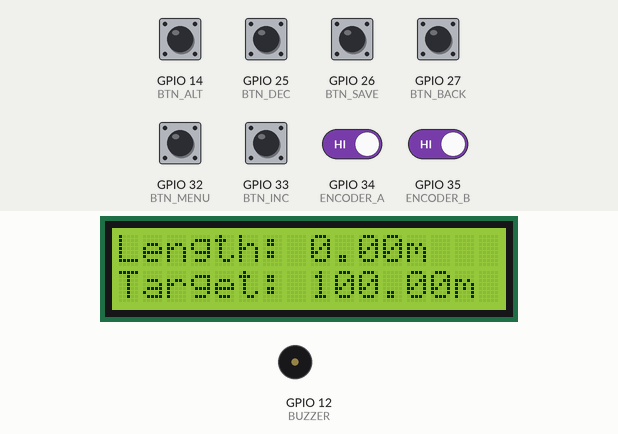
Recording of a sketch running on a simulated ESP32. On the bench: 16×2 character LCD, buzzer (waves = sounding, pin HIGH). The test bench sets the inputs (shaded band); at power-on: GPIO 14 (BTN_ALT), GPIO 25 (BTN_DEC), GPIO 26 (BTN_SAVE), GPIO 27 (BTN_BACK), GPIO 32 (BTN_MENU), GPIO 33 (BTN_INC), GPIO 34 (ENCODER_A), GPIO 35 (ENCODER_B) HIGH. EEPROM starts erased.

Above: at 1.2 s.
1.3 s: GPIO 27 (BTN_BACK) pulled LOW for 0.15 s
At 2.5 s:
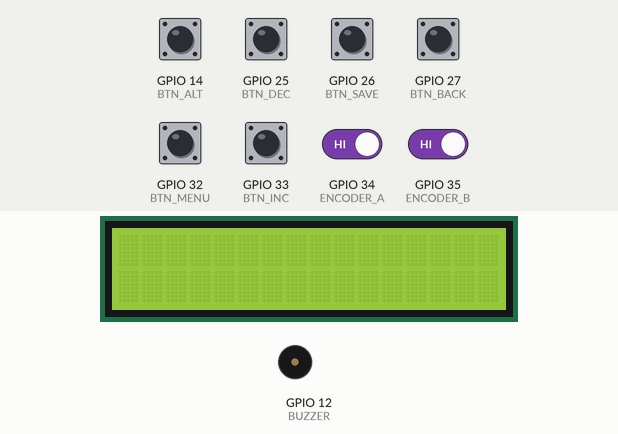
2.9 s: GPIO 26 (BTN_SAVE) pulled LOW for 0.15 s
At 3.7 s:
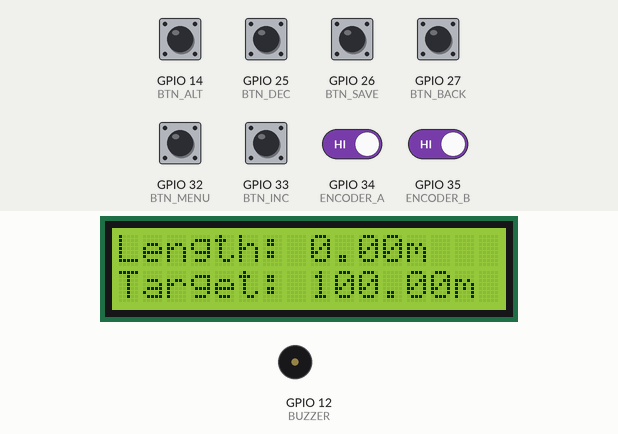
4.5 s: GPIO 32 (BTN_MENU) pulled LOW for 0.15 s
At 5.0 s:
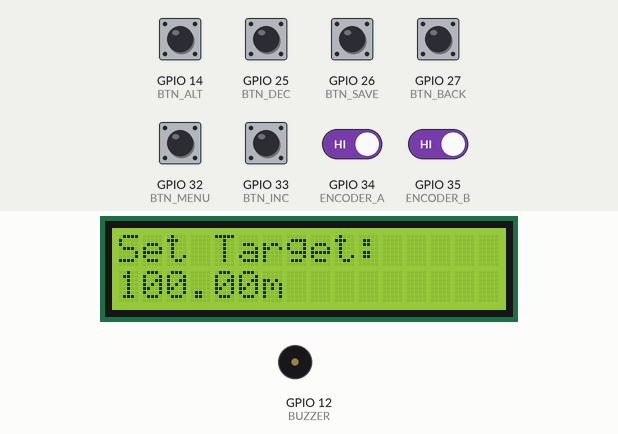
6.1 s: GPIO 25 (BTN_DEC) pulled LOW for 0.15 s
At 6.9 s:
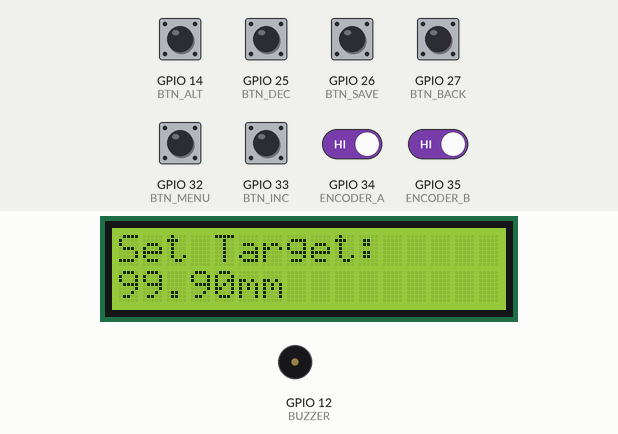
7.7 s: GPIO 32 (BTN_MENU) pulled LOW for 1 s
At 8.1 s:
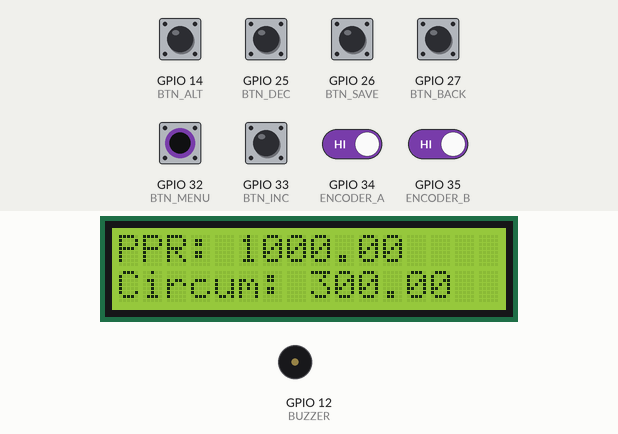
10.2 s: GPIO 14 (BTN_ALT) pulled LOW for 0.15 s
At 11.4 s:
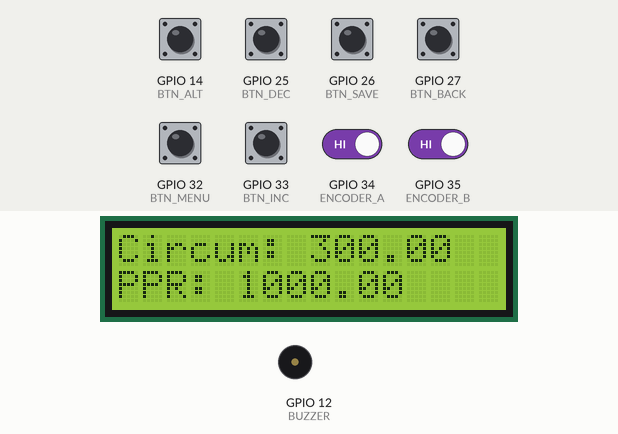
Timing chart, 0 to 12.8 s (numbered marks = the images above; inputs shaded):
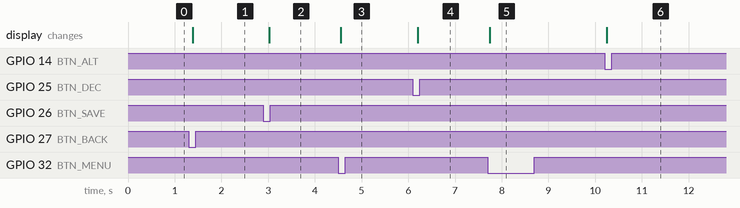

Measured:
- after the input at 1.3 s, the display: changes after 0.09 s (image 1)
- after the input at 2.9 s, the display: changes after 0.12 s (image 2)
- after the input at 4.5 s, the display: changes after 0.06 s (image 3)
- after the input at 6.1 s, the display: changes after 0.11 s (image 4)
- after the input at 7.7 s, the display: changes at once (image 5)
- after the input at 10.2 s, the display: changes after 0.05 s (image 6)

The sketch:

pipe_length.ino
```cpp
#include <Wire.h>
#include "LiquidCrystal_I2C.h"
#include <EEPROM.h>

// LCD Configuration
LiquidCrystal_I2C lcd(0x27, 16, 2);

// EEPROM Memory Addresses
#define EEPROM_PPR_ADDR 0
#define EEPROM_CIRC_ADDR 4
#define EEPROM_TARGET_ADDR 8

// Encoder Pins
#define ENCODER_A 34
#define ENCODER_B 35

// Button Pins
#define BTN_MENU 32
#define BTN_INC 33
#define BTN_DEC 25
#define BTN_SAVE 26
#define BTN_BACK 27
#define BTN_ALT 14

// Buzzer Pin
#define BUZZER 12

// Encoder Variables
volatile long encoderCount = 0;
float pulsesPerRev;
float wheelCircumference;
float targetDistance;
bool targetReached = false;
float lastDisplayedDistance = -1;  // Stores last displayed distance

// Menu States
enum MenuState { MAIN,
                 SET_TARGET,
                 CONFIG_ENCODER,
                 CALIBRATE,
                 SAVE_SUCCESS };
volatile MenuState menuState = MAIN;
volatile MenuState previousMenuState = MAIN;  // Stores the previous menu state
volatile bool menuChanged = true;             // Flag for menu changes

// Configuration Options
enum ConfigOption { CONFIG_PPR,
                    CONFIG_CIRC };
volatile ConfigOption configOption = CONFIG_PPR;  // Tracks which config option is being edited

// Calibration Variables
enum CalibrationStep { CALIBRATE_PPR,
                       CALIBRATE_CIRC };
volatile CalibrationStep calibrationStep = CALIBRATE_PPR;
volatile long calibrationStartCount = 0;   // Encoder count at the start of calibration
volatile float calibrationDistance = 1.0;  // Known distance for circumference calibration (in meters)

// Save Success Message Timer
unsigned long saveMessageStartTime = 0;
const unsigned long saveMessageDuration = 2000;  // Display message for 2 seconds

// Function prototypes
void IRAM_ATTR readEncoder();
void IRAM_ATTR handleMenuButton();
void IRAM_ATTR handleIncButton();
void IRAM_ATTR handleDecButton();
void IRAM_ATTR handleSaveButton();
void IRAM_ATTR handleBackButton();
void IRAM_ATTR handleAltButton();

void setup() {
  Serial.begin(115200);
  lcd.init();
  lcd.backlight();

  EEPROM.begin(12);

  // Load stored values from EEPROM
  EEPROM.get(EEPROM_PPR_ADDR, pulsesPerRev);
  EEPROM.get(EEPROM_CIRC_ADDR, wheelCircumference);
  EEPROM.get(EEPROM_TARGET_ADDR, targetDistance);

  if (isnan(pulsesPerRev) || pulsesPerRev < 100) pulsesPerRev = 1000;
  if (isnan(wheelCircumference) || wheelCircumference < 0.01) wheelCircumference = 300;
  if (isnan(targetDistance) || targetDistance < 0.1) targetDistance = 100.0;

  // Encoder Setup
  pinMode(ENCODER_A, INPUT_PULLUP);
  pinMode(ENCODER_B, INPUT_PULLUP);
  attachInterrupt(digitalPinToInterrupt(ENCODER_A), readEncoder, CHANGE);
  attachInterrupt(digitalPinToInterrupt(ENCODER_B), readEncoder, CHANGE);

  // Button Setup with Interrupts
  pinMode(BTN_MENU, INPUT_PULLUP);
  pinMode(BTN_INC, INPUT_PULLUP);
  pinMode(BTN_DEC, INPUT_PULLUP);
  pinMode(BTN_SAVE, INPUT_PULLUP);
  pinMode(BTN_BACK, INPUT_PULLUP);
  pinMode(BTN_ALT, INPUT_PULLUP);

  attachInterrupt(digitalPinToInterrupt(BTN_MENU), handleMenuButton, FALLING);
  attachInterrupt(digitalPinToInterrupt(BTN_INC), handleIncButton, FALLING);
  attachInterrupt(digitalPinToInterrupt(BTN_DEC), handleDecButton, FALLING);
  attachInterrupt(digitalPinToInterrupt(BTN_SAVE), handleSaveButton, FALLING);
  attachInterrupt(digitalPinToInterrupt(BTN_BACK), handleBackButton, FALLING);
  attachInterrupt(digitalPinToInterrupt(BTN_ALT), handleAltButton, FALLING);
  // Buzzer Setup
  pinMode(BUZZER, OUTPUT);
  digitalWrite(BUZZER, LOW);

  // Create Tasks
  xTaskCreatePinnedToCore(encoderTask, "EncoderTask", 1000, NULL, 1, NULL, 0);
  xTaskCreatePinnedToCore(hmiTask, "HMITask", 2000, NULL, 1, NULL, 1);

  updateDisplay();
}

void loop() {
  vTaskDelay(portMAX_DELAY);  // Loop not used since tasks handle everything
}

// Encoder Interrupt Service Routine
void IRAM_ATTR readEncoder() {
  int MSB = digitalRead(ENCODER_A);
  int LSB = digitalRead(ENCODER_B);
  int encoded = (MSB << 1) | LSB;
  static int lastEncoded = 0;
  int sum = (lastEncoded << 2) | encoded;

  if (sum == 0b1101 || sum == 0b0100 || sum == 0b0010 || sum == 0b1011) {
    encoderCount++;  // Clockwise
  }
  if (sum == 0b1110 || sum == 0b0111 || sum == 0b0001 || sum == 0b1000) {
    encoderCount--;  // Counter-clockwise
  }

  lastEncoded = encoded;
}

// Menu Button Interrupt Service Routine
void IRAM_ATTR handleMenuButton() {
  static unsigned long lastInterruptTime = 0;
  unsigned long interruptTime = millis();

  if (interruptTime - lastInterruptTime > 200) {
    // Cycle through menu states
    menuState = (MenuState)((menuState + 1) % 4);
    if (menuState == SAVE_SUCCESS) {
      menuState = (MenuState)((menuState + 1) % 4);
    }
    menuChanged = true;
  }
  lastInterruptTime = interruptTime;
}


void IRAM_ATTR handleAltButton() {
  static unsigned long lastInterruptTime = 0;
  unsigned long interruptTime = millis();

  if (interruptTime - lastInterruptTime > 200) {
    if (menuState == CONFIG_ENCODER) {
      // Cycle through configuration options
      configOption = (ConfigOption)((configOption + 1) % 2);
      menuChanged = true;
    } else if (menuState == CALIBRATE) {
      // Cycle through calibration steps
      calibrationStep = (CalibrationStep)((calibrationStep + 1) % 2);
      menuChanged = true;
    }
  }
  lastInterruptTime = interruptTime;
}

// Increment Button Interrupt Service Routine
void IRAM_ATTR handleIncButton() {
  static unsigned long lastInterruptTime = 0;
  unsigned long interruptTime = millis();

  if (interruptTime - lastInterruptTime > 200) {
    if (menuState == SET_TARGET) {
      targetDistance += 0.1;
    } else if (menuState == CONFIG_ENCODER) {
      if (configOption == CONFIG_PPR) {
        pulsesPerRev += 50;
      } else {
        wheelCircumference += 0.01;
      }
    } else if (menuState == CALIBRATE) {
      if (calibrationStep == CALIBRATE_PPR) {
        // Start PPR calibration
        calibrationStartCount = encoderCount;
      } else if (calibrationStep == CALIBRATE_CIRC) {
        // Start circumference calibration
        calibrationStartCount = encoderCount;
      }
    }
  }
  lastInterruptTime = interruptTime;
}

// Decrement Button Interrupt Service Routine
void IRAM_ATTR handleDecButton() {
  static unsigned long lastInterruptTime = 0;
  unsigned long interruptTime = millis();

  if (interruptTime - lastInterruptTime > 200) {
    if (menuState == SET_TARGET) {
      targetDistance -= 0.1;
      if (targetDistance < 0) targetDistance = 0;
    } else if (menuState == CONFIG_ENCODER) {
      if (configOption == CONFIG_PPR) {
        pulsesPerRev -= 100;
        if (pulsesPerRev < 100) pulsesPerRev = 100;
      } else {
        wheelCircumference -= 0.01;
        if (wheelCircumference < 0.01) wheelCircumference = 0.01;
      }
    } else if (menuState == CALIBRATE) {
      if (calibrationStep == CALIBRATE_PPR) {
        // Reset PPR calibration
        pulsesPerRev = 1000;  // Default value
      } else if (calibrationStep == CALIBRATE_CIRC) {
        // Reset circumference calibration
        wheelCircumference = 0.314;  // Default value
      }
    }
  }
  lastInterruptTime = interruptTime;
}

// Save Button Interrupt Service Routine
void IRAM_ATTR handleSaveButton() {
  static unsigned long lastInterruptTime = 0;
  unsigned long interruptTime = millis();

  if (interruptTime - lastInterruptTime > 200) {
    if (menuState == CALIBRATE) {
      // Calculate pulses per revolution based on the distance traveled
      float distanceTraveled = (encoderCount - calibrationStartCount) * wheelCircumference;
      pulsesPerRev = calibrationDistance / distanceTraveled;
    }
    saveSettings();
    //previousMenuState = menuState; // Store the current state
    menuState = SAVE_SUCCESS;         // Show save success message
    saveMessageStartTime = millis();  // Start the message timer
    menuState = MAIN;
    menuChanged = true;
  }
  lastInterruptTime = interruptTime;
}

// Back Button Interrupt Service Routine
void IRAM_ATTR handleBackButton() {
  static unsigned long lastInterruptTime = 0;
  unsigned long interruptTime = millis();

  if (interruptTime - lastInterruptTime > 200) {
    menuState = (MenuState)((menuState - 1) % 4);
    menuChanged = true;
  }
  lastInterruptTime = interruptTime;
}


// Background task for encoder processing on Core 0
void encoderTask(void *parameter) {
  while (true) {
    float distanceTraveled = (encoderCount / pulsesPerRev) * wheelCircumference;

    if (distanceTraveled >= targetDistance && !targetReached) {
      digitalWrite(BUZZER, HIGH);
      vTaskDelay(500 / portTICK_PERIOD_MS);
      digitalWrite(BUZZER, LOW);
      targetReached = true;
    }

    vTaskDelay(10 / portTICK_PERIOD_MS);  // Avoid CPU overload
  }
}

// HMI Task on Core 1
void hmiTask(void *parameter) {
  while (true) {
    updateDisplay();
    vTaskDelay(100 / portTICK_PERIOD_MS);  // Update every 100ms
  }
}

// Update LCD only when necessary
void updateDisplay() {
  float distanceTraveled = (encoderCount / pulsesPerRev) * wheelCircumference;

  if (menuChanged) {
    lcd.clear();
    menuChanged = false;
  }

  if (menuState == MAIN) {

    lcd.setCursor(0, 0);
    lcd.print("Length: ");
    lcd.print(distanceTraveled, 2);
    lcd.print("m ");

    lcd.setCursor(0, 1);
    lcd.print("Target: ");
    lcd.print(targetDistance, 2);
    lcd.print("m ");


  } else if (menuState == SET_TARGET) {
    lcd.setCursor(0, 0);
    lcd.print("Set Target:");
    lcd.setCursor(0, 1);
    lcd.print(targetDistance, 2);
    lcd.print("m");
  } else if (menuState == CONFIG_ENCODER) {
    lcd.setCursor(0, 0);
    lcd.print(configOption == CONFIG_PPR ? "PPR: " : "Circum: ");
    lcd.print(configOption == CONFIG_PPR ? pulsesPerRev : wheelCircumference, 2);
    lcd.setCursor(0, 1);
    lcd.print(configOption == CONFIG_PPR ? "Circum: " : "PPR: ");
    lcd.print(configOption == CONFIG_PPR ? wheelCircumference : pulsesPerRev, 2);
  } else if (menuState == CALIBRATE) {
    lcd.setCursor(0, 0);
    lcd.print("Calibrate:");
    lcd.setCursor(0, 1);
    lcd.print(distanceTraveled, 2);
    lcd.print("m");
  } else if (menuState == SAVE_SUCCESS) {
    lcd.setCursor(0, 0);
    lcd.print("Save Successful!");
    lcd.setCursor(0, 1);
    lcd.print("Returning...");

    // Revert to the previous state after the message duration
    if (millis() - saveMessageStartTime >= saveMessageDuration) {
      menuState = MAIN;
      menuChanged = true;
    }
  }
}

void saveSettings() {
  EEPROM.put(EEPROM_PPR_ADDR, pulsesPerRev);
  EEPROM.put(EEPROM_CIRC_ADDR, wheelCircumference);
  EEPROM.put(EEPROM_TARGET_ADDR, targetDistance);
  EEPROM.commit();
}
```
